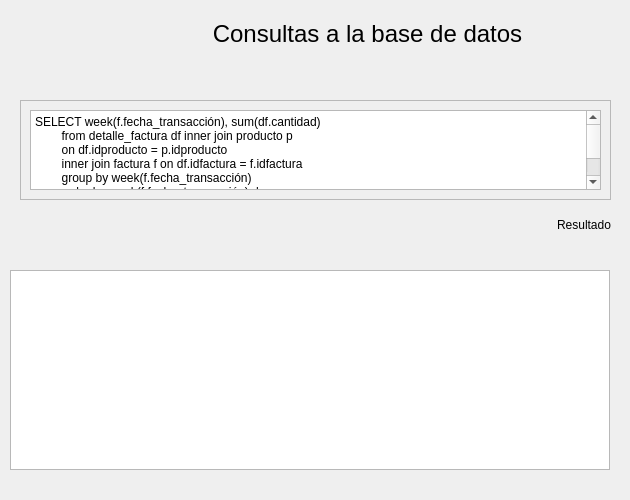
<?xml version="1.0" encoding="UTF-8"?>
<ui version="4.0">
 <class>Frame</class>
 <widget class="QFrame" name="Frame">
  <property name="geometry">
   <rect>
    <x>0</x>
    <y>0</y>
    <width>630</width>
    <height>500</height>
   </rect>
  </property>
  <property name="minimumSize">
   <size>
    <width>600</width>
    <height>500</height>
   </size>
  </property>
  <property name="windowTitle">
   <string>Frame</string>
  </property>
  <widget class="QWidget" name="widget" native="true">
   <property name="geometry">
    <rect>
     <x>9</x>
     <y>9</y>
     <width>611</width>
     <height>50</height>
    </rect>
   </property>
   <property name="minimumSize">
    <size>
     <width>0</width>
     <height>50</height>
    </size>
   </property>
   <layout class="QHBoxLayout" name="horizontalLayout">
    <item>
     <widget class="QLabel" name="lbSQL">
      <property name="minimumSize">
       <size>
        <width>100</width>
        <height>0</height>
       </size>
      </property>
      <property name="maximumSize">
       <size>
        <width>100</width>
        <height>16777215</height>
       </size>
      </property>
      <property name="text">
       <string/>
      </property>
     </widget>
    </item>
    <item>
     <widget class="QLabel" name="lbTitulo">
      <property name="font">
       <font>
        <pointsize>18</pointsize>
       </font>
      </property>
      <property name="text">
       <string>Consultas a la base de datos</string>
      </property>
      <property name="alignment">
       <set>Qt::AlignCenter</set>
      </property>
     </widget>
    </item>
   </layout>
  </widget>
  <widget class="QScrollArea" name="scrollArea">
   <property name="geometry">
    <rect>
     <x>20</x>
     <y>100</y>
     <width>591</width>
     <height>100</height>
    </rect>
   </property>
   <property name="minimumSize">
    <size>
     <width>0</width>
     <height>100</height>
    </size>
   </property>
   <property name="maximumSize">
    <size>
     <width>16777215</width>
     <height>100</height>
    </size>
   </property>
   <property name="widgetResizable">
    <bool>true</bool>
   </property>
   <widget class="QWidget" name="scrollAreaWidgetContents">
    <property name="geometry">
     <rect>
      <x>0</x>
      <y>0</y>
      <width>589</width>
      <height>98</height>
     </rect>
    </property>
    <layout class="QHBoxLayout" name="horizontalLayout_4">
     <item>
      <widget class="QPlainTextEdit" name="txtConsultas">
       <property name="plainText">
        <string>SELECT week(f.fecha_transacción), sum(df.cantidad)
        from detalle_factura df inner join producto p 
        on df.idproducto = p.idproducto
        inner join factura f on df.idfactura = f.idfactura
        group by week(f.fecha_transacción)
        order by week(f.fecha_transacción) desc;</string>
       </property>
      </widget>
     </item>
    </layout>
   </widget>
  </widget>
  <widget class="QTableView" name="tabla">
   <property name="geometry">
    <rect>
     <x>10</x>
     <y>270</y>
     <width>600</width>
     <height>200</height>
    </rect>
   </property>
   <property name="minimumSize">
    <size>
     <width>600</width>
     <height>200</height>
    </size>
   </property>
  </widget>
  <widget class="QWidget" name="widget_2" native="true">
   <property name="geometry">
    <rect>
     <x>10</x>
     <y>200</y>
     <width>601</width>
     <height>50</height>
    </rect>
   </property>
   <property name="minimumSize">
    <size>
     <width>0</width>
     <height>50</height>
    </size>
   </property>
   <property name="maximumSize">
    <size>
     <width>16777215</width>
     <height>50</height>
    </size>
   </property>
   <layout class="QHBoxLayout" name="horizontalLayout_3">
    <item>
     <widget class="QLabel" name="lbRun">
      <property name="maximumSize">
       <size>
        <width>50</width>
        <height>50</height>
       </size>
      </property>
      <property name="cursor">
       <cursorShape>PointingHandCursor</cursorShape>
      </property>
      <property name="text">
       <string/>
      </property>
      <property name="alignment">
       <set>Qt::AlignRight|Qt::AlignTrailing|Qt::AlignVCenter</set>
      </property>
     </widget>
    </item>
    <item>
     <widget class="QLabel" name="lbResult">
      <property name="text">
       <string>Resultado</string>
      </property>
      <property name="alignment">
       <set>Qt::AlignRight|Qt::AlignTrailing|Qt::AlignVCenter</set>
      </property>
     </widget>
    </item>
   </layout>
  </widget>
 </widget>
 <resources/>
 <connections/>
</ui>
